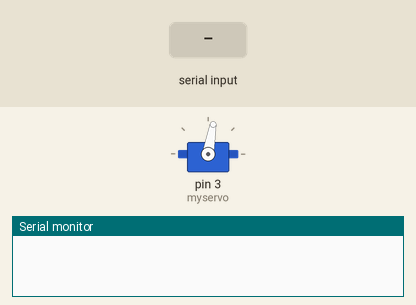
Bench run of a sketch on a simulated Arduino Uno, built with avr-gcc and run on an emulated ATmega328P. On the bench: servo, the last lines printed to the serial monitor. Inputs (shaded band) come from the test bench.

Above: at 1.2 s.
1.3 s: "Down\n" received over Serial
At 1.9 s:
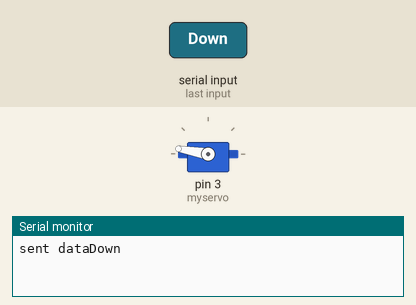
2.8 s: "Up\n" received over Serial
At 4.2 s:
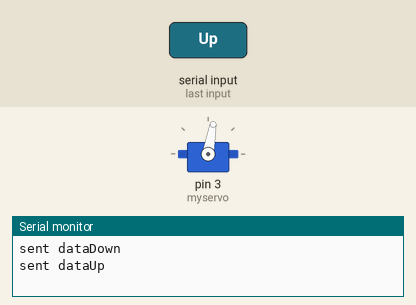
Timing chart, 0 to 5.8 s (numbered marks = the images above; inputs shaded):
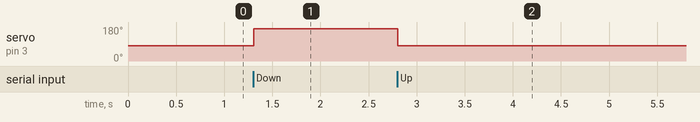

Measured:
- after the input at 1.3 s, servo on pin 3 (myservo): 80° → 170° at once
- after the input at 2.8 s, servo on pin 3 (myservo): 170° → 80° at once

The sketch:

pberry_Pi_Communication_with_Micro-Servo__Arduino_Code_only_.ino
```cpp
#include <Servo.h>
Servo myservo;

void setup() {

  // This baud rate must match the one set up for Pi
  Serial.begin(9600);
  myservo.attach(3);
  myservo.write(80);
}
void loop() {

  // If there is a serial message available
  if (Serial.available() > 0) {

    // Read it into our string
    String data = Serial.readStringUntil('\n');
    Serial.print("sent data");
    Serial.println(data);
    // If the data is our keyword
    if(data == "Down"){
      myservo.write(170);
    }else if (data == "Up"){
      myservo.write(80);
    }
  }
}
```
